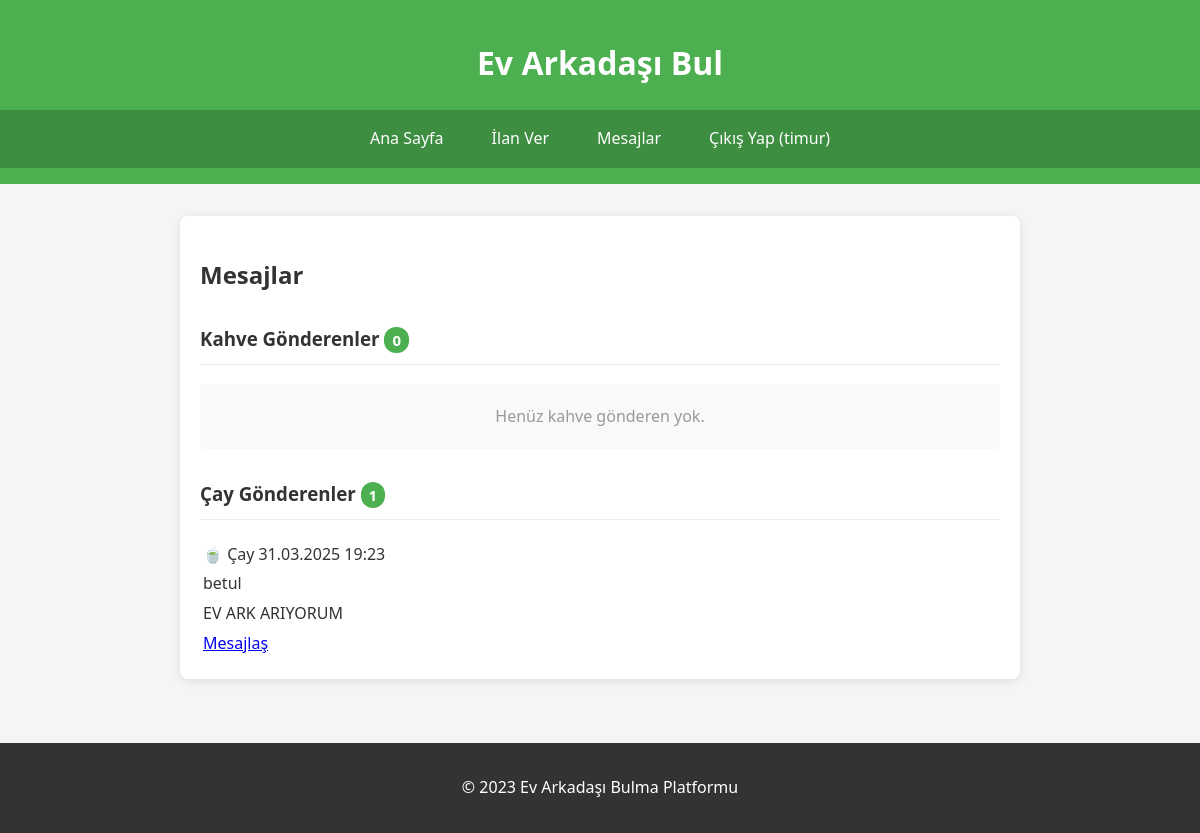
The page /mesajlar (signed in) on the database its author committed.
### tables this page shows
CREATE TABLE begeniler (
            id INTEGER PRIMARY KEY AUTOINCREMENT,
            ilan_id INTEGER NOT NULL,
            gonderen_id INTEGER NOT NULL,
            tip TEXT NOT NULL,  -- 'cay' veya 'kahve'
            tarih TIMESTAMP DEFAULT CURRENT_TIMESTAMP,
            FOREIGN KEY(ilan_id) REFERENCES ilanlar(id),
            FOREIGN KEY(gonderen_id) REFERENCES users(id),
            UNIQUE(ilan_id, gonderen_id)  -- Bir kullanıcı bir ilana sadece bir kez beğeni gönderebilir
        );

CREATE TABLE users (
            id INTEGER PRIMARY KEY AUTOINCREMENT,
            username TEXT UNIQUE NOT NULL,
            password TEXT NOT NULL,
            email TEXT UNIQUE NOT NULL,
            phone TEXT,
            created_at TIMESTAMP DEFAULT CURRENT_TIMESTAMP
        );

CREATE TABLE ilanlar (
            id INTEGER PRIMARY KEY AUTOINCREMENT,
            baslik TEXT NOT NULL,
            aciklama TEXT NOT NULL,
            fiyat REAL NOT NULL,
            konum TEXT NOT NULL,
            cinsiyet TEXT NOT NULL,
            oda_sayisi TEXT NOT NULL,
            sigara BOOLEAN DEFAULT 0,
            alkol BOOLEAN DEFAULT 0,
            evcil_hayvan BOOLEAN DEFAULT 0,
            resimler TEXT,
            tarih TIMESTAMP DEFAULT CURRENT_TIMESTAMP,
            user_id INTEGER,
            FOREIGN KEY(user_id) REFERENCES users(id)
        );

### app.py (the view)
@app.route('/mesajlar')
@login_required
def mesajlar():
    db = get_db()
    cursor = db.conn.cursor()
    cursor.execute(
        "SELECT COUNT(*) FROM ilanlar WHERE user_id = ?",
        (session['user_id'],)
    )
    is_ev_sahibi = cursor.fetchone()[0] > 0
    begeniler = []
    cursor.execute('''
        SELECT b.*, u.username, i.baslik as ilan_baslik,
               mi.durum as istek_durumu, mo.id as oda_id
        FROM begeniler b
        JOIN users u ON b.gonderen_id = u.id
        JOIN ilanlar i ON b.ilan_id = i.id
        LEFT JOIN mesaj_istekleri mi ON
            mi.ilan_id = b.ilan_id AND
            mi.gonderen_id = b.gonderen_id
        LEFT JOIN mesaj_odalari mo ON
            (mo.kullanici1_id = b.gonderen_id AND mo.kullanici2_id = ?) OR
            (mo.kullanici2_id = b.gonderen_id AND mo.kullanici1_id = ?)
        WHERE i.user_id = ? OR b.gonderen_id = ?
        ORDER BY b.tarih DESC
    ''', (session['user_id'], session['user_id'], session['user_id'], session['user_id']))
    begeniler = [dict(row) for row in cursor.fetchall()]
    kahve_gonderenler = [b for b in begeniler if b['tip'] == 'kahve']
    cay_gonderenler = [b for b in begeniler if b['tip'] == 'cay']
    return render_template('mesajlar.html',
                        kahve_gonderenler=kahve_gonderenler,
                        cay_gonderenler=cay_gonderenler,
                        is_ev_sahibi=is_ev_sahibi)

### app.py (called while the page is built)
@app.template_filter('datetimeformat')
def datetimeformat(value, format='%d.%m.%Y %H:%M'):
    if isinstance(value, str):
        value = datetime.strptime(value, '%Y-%m-%d %H:%M:%S')
    return value.strftime(format)

def get_db():
    if 'db' not in g:
        g.db = Database(app.config['DATABASE'])
    return g.db

def generate_csrf_token():
    if '_csrf_token' not in session:
        session['_csrf_token'] = secrets.token_hex(16)
    return session['_csrf_token']

def login_required(f):
    @wraps(f)
    def decorated_function(*args, **kwargs):
        if 'user_id' not in session:
            flash('Bu sayfayı görüntülemek için giriş yapmalısınız', 'danger')
            return redirect(url_for('login', next=request.url))
        return f(*args, **kwargs)
    return decorated_function

@app.context_processor
def utility_processor():
    def file_exists(path):
        return os.path.exists(path)
    return dict(file_exists=file_exists)

### database.py (called while the page is built)
    def close(self):
        if hasattr(self, 'conn') and self.conn:
            self.conn.close()

    def __del__(self):
        self.close()

### templates/mesajlar.html (shortened to what this page needs)
{% extends "base.html" %}
{% block content %}
<section class="mesajlar-section">
    <h2>Mesajlar</h2>
    <div class="begeni-listesi">
        <h3>Kahve Gönderenler <span class="badge">{{ kahve_gonderenler|length }}</span></h3>
        {% if kahve_gonderenler %}
        <div class="begeni-grid">
            {% for begeni in kahve_gonderenler %}
            <div class="begeni-karti kahve">
                <div class="begeni-header">
                    <span class="begeni-tip">☕ Kahve</span>
                    <span class="begeni-tarih">{{ begeni.tarih|datetimeformat }}</span>
                </div>
                <div class="begeni-icerik">
                    <div class="kullanici-bilgi">
                        <span class="username">{{ begeni.username }}</span>
                        <span class="ilan-baslik">{{ begeni.ilan_baslik }}</span>
                    </div>
                    <a href="{{ url_for('mesaj_odasi', oda_id=begeni.oda_id) if begeni.oda_id else '#' }}"
                       class="mesajlas-btn {% if not begeni.oda_id %}disabled{% endif %}">
                        {% if begeni.oda_id %}Mesajlaş{% else %}Onay Bekliyor{% endif %}
                    </a>
                </div>
            </div>
            {% endfor %}
        </div>
        {% else %}
        <p class="bos-liste">Henüz kahve gönderen yok.</p>
        {% endif %}
        <h3>Çay Gönderenler <span class="badge">{{ cay_gonderenler|length }}</span></h3>
		{% if cay_gonderenler %}
		<table>
			{% for begeni in cay_gonderenler %}
			<tr>
				<td>🍵 Çay</td>
				<td>{{ begeni.tarih|datetimeformat }}</td>
			</tr>
			<tr>
				<td colspan="2">{{ begeni.username }}</td>
			</tr>
			<tr>
				<td colspan="2">{{ begeni.ilan_baslik }}</td>
			</tr>
			<tr>
				<td colspan="2">
					{% if is_ev_sahibi %}
						{% if begeni.istek_durumu == 'beklemede' %}
						<form method="POST" action="{{ url_for('mesaj_istek_islem') }}">
							<input type="hidden" name="csrf_token" value="{{ csrf_token() }}">
							<input type="hidden" name="istek_id" value="{{ begeni.id }}">
							<button type="submit" name="islem" value="kabul" class="btn btn-success">Kabul Et</button>
							<button type="submit" name="islem" value="red" class="btn btn-danger">Reddet</button>
						</form>
						{% elif begeni.istek_durumu == 'kabul' and begeni.oda_id %}
						<a href="{{ url_for('mesaj_odasi', oda_id=begeni.oda_id) }}" class="btn btn-primary">
							Mesajlaş
						</a>
						{% endif %}
					{% endif %}
				</td>
			</tr>
			{% endfor %}
		</table>
		{% else %}
		<p>Henüz çay gönderen yok.</p>
		{% endif %}
    </div>
</section>
{% endblock %}

### static/css/style.css (style rules this page uses)
body { font-family: 'Segoe UI', Tahoma, Geneva, Verdana, sans-serif; line-height: 1.6; margin: 0; padding: 0; color: #333; background-color: #f5f5f5; }
.mesajlar-section { max-width: 800px; margin: 0 auto; padding: 20px; background: white; border-radius: 8px; box-shadow: 0 2px 10px rgba(0,0,0,0.1); }
.begeni-listesi h3 { margin-top: 30px; padding-bottom: 10px; border-bottom: 1px solid #eee; color: #333; }
.badge { background: #4CAF50; color: white; padding: 3px 8px; border-radius: 12px; font-size: 0.8em; }
.bos-liste { color: #999; text-align: center; padding: 20px; background: #f9f9f9; border-radius: 4px; }

### rows shown on the page
begeniler: tarih "31.03.2025 19:23", username "betul", ilan_baslik "EV ARK ARIYORUM"

### other values the page prints
{{ session['username'] }} "timur"
{{ kahve_gonderenler|length }} "0"
{{ cay_gonderenler|length }} "1"
